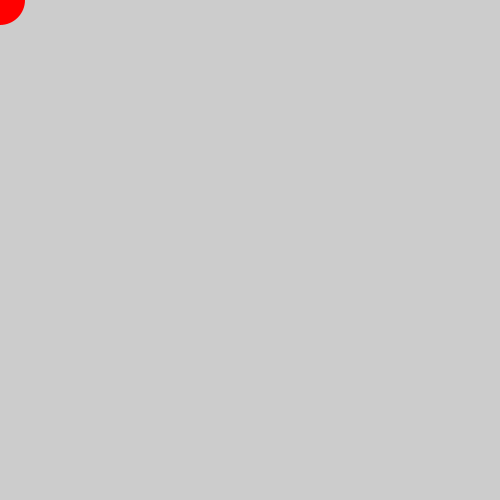
Frame 1 (no input)
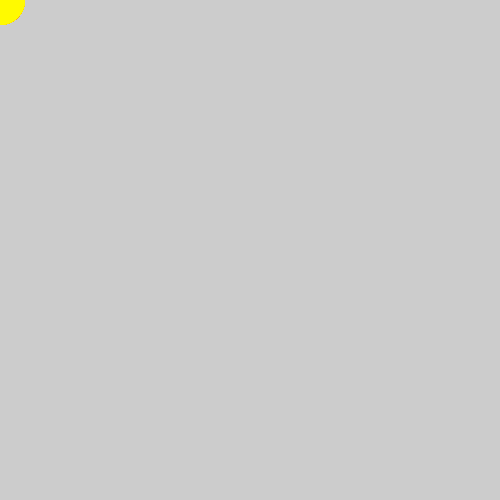
Frame 60 (the mouse pressed at the canvas centre just before this capture)
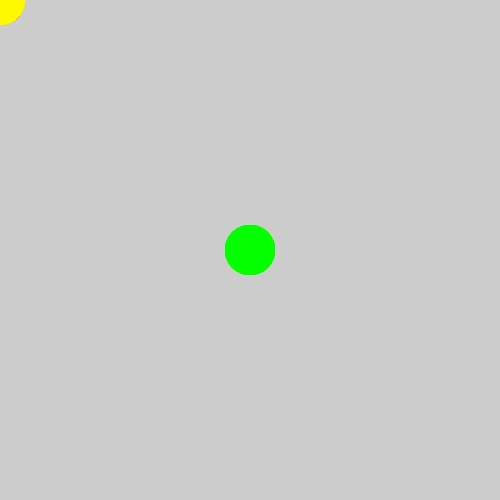
Frame 120 (the mouse held since frame 60 and released just before this capture)

The Processing sketch that drew these frames (run headless with seeded random() and noise(); from frame 60 on, the mouse is pressed at the canvas centre):

// Processing sketch: A_mouseDraw
// ── A_mouseDraw.pde
int count = 0;

void setup(){
  size(500, 500);
  colorMode(HSB, 360);
}

void draw(){
  noStroke();
  fill(count, 360, 360);
  count = count + 1;
  if(count == 360) count = 0;
  ellipse(mouseX, mouseY, 50, 50);
}
